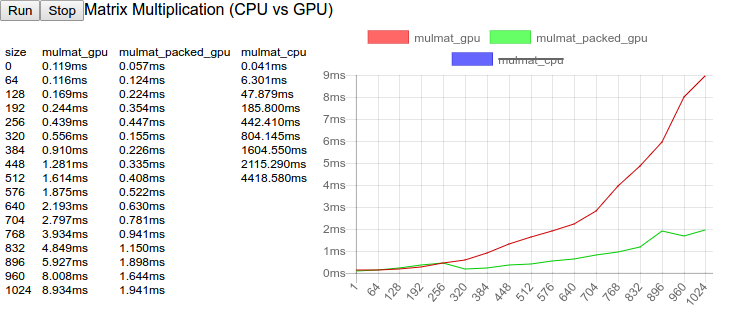
#> input picture demos/images/benchmark.png, 732 x 318 px, given as the content of the folder train, which was not available
$ python process_images_for_training.py   (older library calls are emulated)
#> lines starting #> are read from the running program, lines starting #| are printed output that depends on the picture; pictures that were not available may be replaced by others from this repository, and a replacement may not be noted
# Copyright 2017 Smesh LLC. All Rights Reserved.
#
# Licensed under the Apache License, Version 2.0 (the "License");
# you may not use this file except in compliance with the License.
# You may obtain a copy of the License at
#
#     http://www.apache.org/licenses/LICENSE-2.0
#
# Unless required by applicable law or agreed to in writing, software
# distributed under the License is distributed on an "AS IS" BASIS,
# WITHOUT WARRANTIES OR CONDITIONS OF ANY KIND, either express or implied.
# See the License for the specific language governing permissions and
# limitations under the License.
# ======================================================================
# This program converts input images into a format suitable for use with the model builder demo.
# Contributed by Kaihu Chen, Smesh Labs (http://smesh.net/labs)
#
# Before running this program:
#   - Put all images under <yourImageDir>
#   - Each image must be prefixed with its class label, followed by '_'.
#       For example, cat_image00005.jpg
# To run:
#   1. python process_images_for_training.py --inimgs <absolutePathToImages>
#       Example: python process_images_for_training.py --inimgs "/mnt/data/myBirdImages/*.jpg"
#
# Results: find in the current directoty an image file 'images.png' (extension '.png' added automatically),
# and a labels file 'labels' (or per command line options)
#
# Note:
#   - Make sure that the model-builder-datasets-configuration's data.labels.shape
#     matches the number of classes found in data
#   - Make sure that the NN model's output layer matches the number of classes
# To-do:
#   - This code is not suitable for processing large number of images.
#   - Tested with python v2.7 and v3.5
#======================================================================
from __future__ import absolute_import
from __future__ import division
from __future__ import print_function

import glob
import numpy as np
from PIL import Image
from PIL import ImageOps
import ntpath
import argparse
import os
import re
import sys

# for images
targetW = 32
targetH = 32
outImageFile = 'images.png'
## for labels
outLabels = 'labels'
delimiter = '_'

def preprocessImages(FLAGS):
  path = FLAGS.inimgs
  targetW = FLAGS.size
  targetH = FLAGS.size
  outImageFile = FLAGS.outimgs
  outLabels = FLAGS.outlabels
  delimiter = FLAGS.delimiter

  cwd = os.getcwd()
  print('...Current working directory =', cwd)
  print(len(sys.argv))
  if path:
    inputImages = path
  else:
    inputImages = cwd

  print('...Input imagefiles =', inputImages)

  fileList = []
  newFiles = glob.glob(path)
  if newFiles is not None:
    print('...', len(newFiles), 'image files found')
    fileList.extend(newFiles)

  print('...Found a total of', len(fileList), 'images')
  if FLAGS.replicate > 1:
    fileList = np.tile(fileList, FLAGS.replicate)
    print('...Dataset has been replicated', FLAGS.replicate, 'times')

  thumbList = []
  for n in fileList:
    img = Image.open(n)
#> img is the input picture: PIL image 732x318 RGB; mean R, G, B 242.8, 242.7, 242.4
    thumb = ImageOps.fit(img, (targetW,targetH), Image.ANTIALIAS)
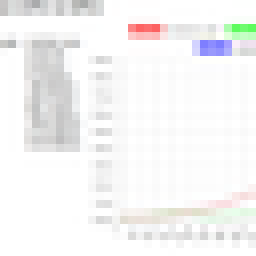
#> thumb: PIL image 32x32 RGB (shown 8 times larger); mean R, G, B 244.6, 244.3, 244.2
    thumbList.append(thumb)
    img.close()
  imageList = [np.array(im) for im in thumbList]
#> imageList = 1 item
  imageList = np.array(imageList, dtype='uint8')
  a = imageList
  b = a.reshape([a.shape[0], -1, 3]).squeeze()
#> b = 1024 rows, first 8: [199, 197, 197], [216, 218, 217], [213, 212, 212], [191, 190, 192], [170, 171, 172], [201, 204, 205], [225, 224, 225], [202, 202, 202]
  im = Image.fromarray(b)
  im.save(outImageFile+'.png')
  print('...single output image size (width/height) =', FLAGS.size)
  print('...Saved composed image to:', outImageFile+'.png')

  # Process class labels
  pattern = '([a-zA-Z_]*)' + delimiter + '.*$'
#> (the run stopped early here; a loop or call above may not have finished)

$ run again, on demos/images/nn-art.png
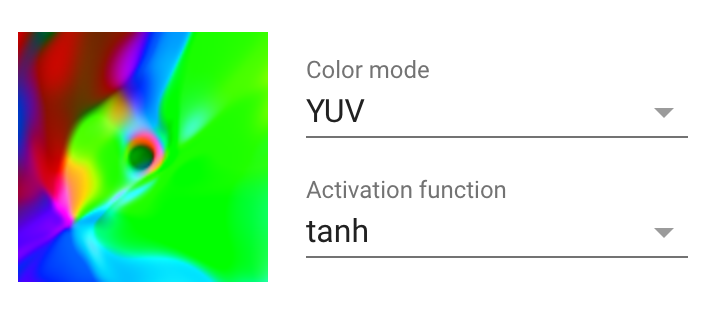
#> input picture demos/images/nn-art.png, 728 x 316 px, given as the content of the folder train, which was not available
#> in preprocessImages, img is the input picture: PIL image 728x316 RGBA; mean R, G, B, A 199.5, 229.5, 204.1, 255
#> in preprocessImages, `thumb = ImageOps.fit(img, (targetW,targetH), Image.ANTIALIAS)`:
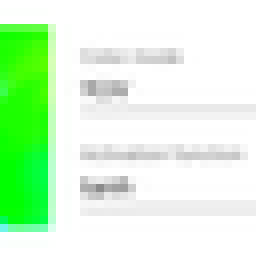
#> thumb: PIL image 32x32 RGBA (shown 8 times larger); mean R, G, B, A 213.7, 249.1, 212, 255
#> imageList = 1 item
